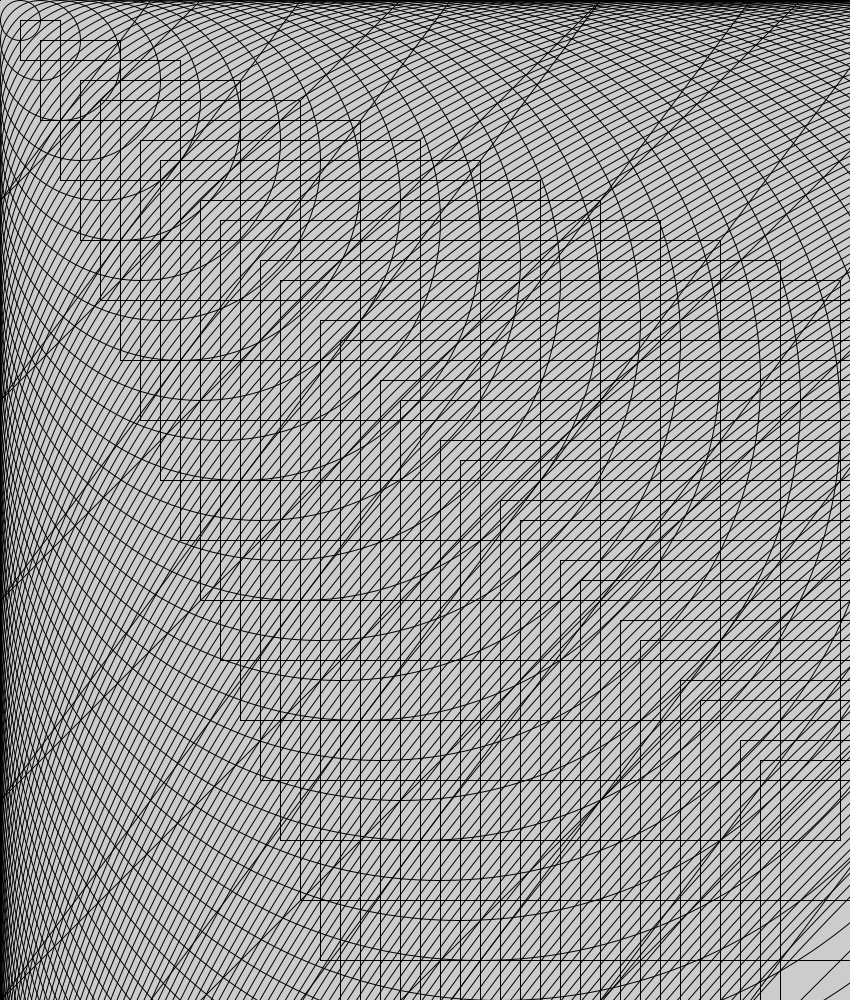
Frame 1 (no input)
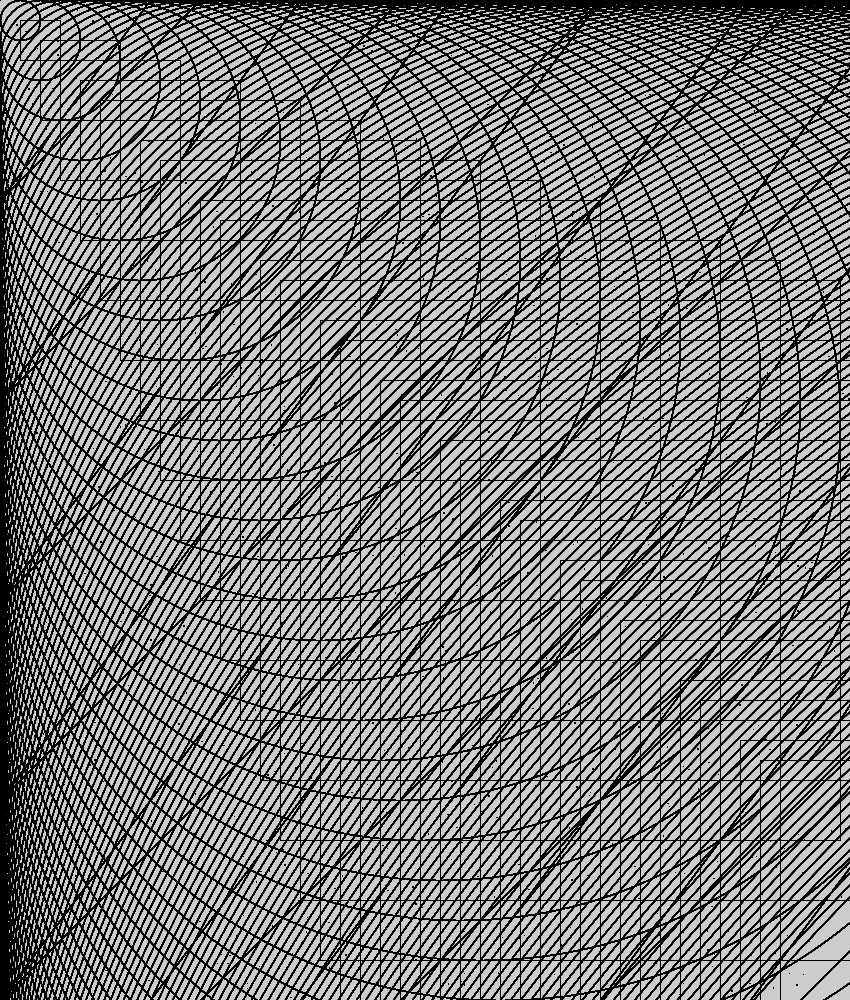
Frame 60 (the mouse pressed at the canvas centre just before this capture)
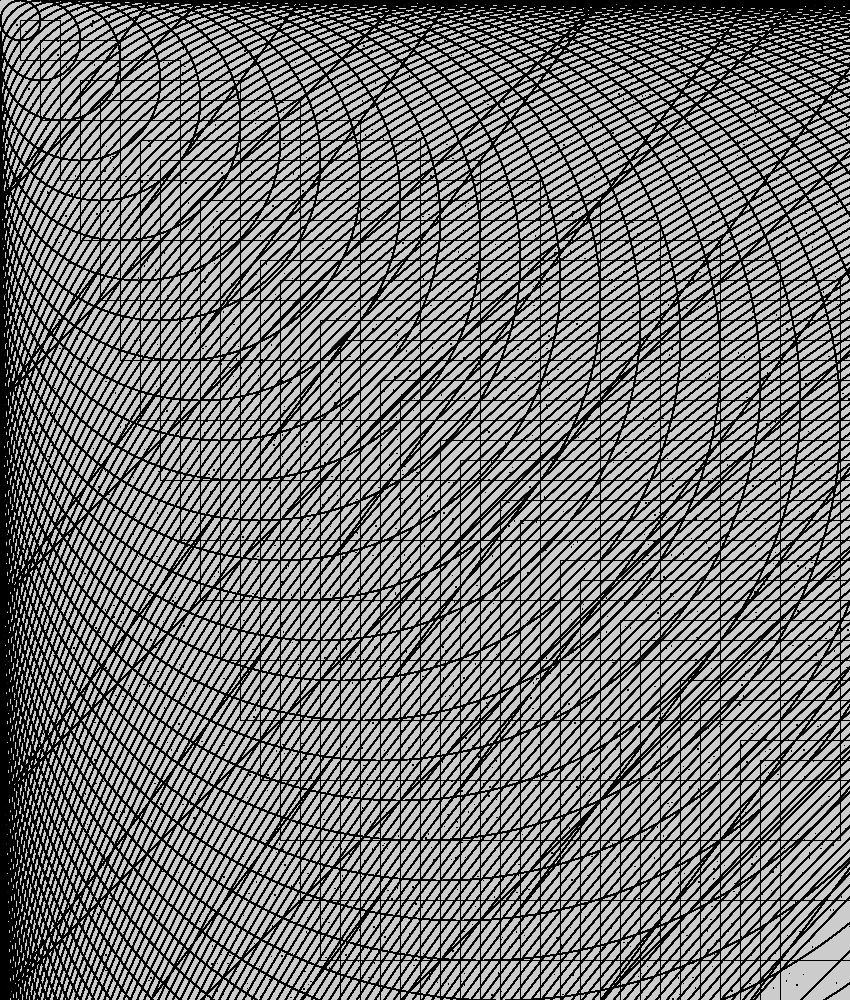
Frame 120 (the mouse held since frame 60 and released just before this capture)

The Processing sketch that drew these frames (run headless with seeded random() and noise(); from frame 60 on, the mouse is pressed at the canvas centre):

// Processing sketch: processing_70101
// ── processing_70101.pde

void setup(){
  size(850,1000);
  noStroke();
}

void draw(){
  for(int i = 0; i < 20; i++){
    fill(noise(100,255),noise(100,255),noise(100,255),noise(100,250));
    if (random(10)%2==0){
      ellipse(random(width),random(height),noise(50),noise(50));
    } else {
      rect(random(width),random(height),noise(50),noise(50));
    }
  }
  for(int i = 0; i < 40; i++){
    stroke(0,0,0);
    line(i*200,0,0,i*200);
    line(0,i*200,i*150,0);
    rect(i*20,i*20,i*40,i*40);
  }
  for(int i = 0; i < 150; i++){
    ellipse(i*20,i*20,i*40,i*40);
  }
}
